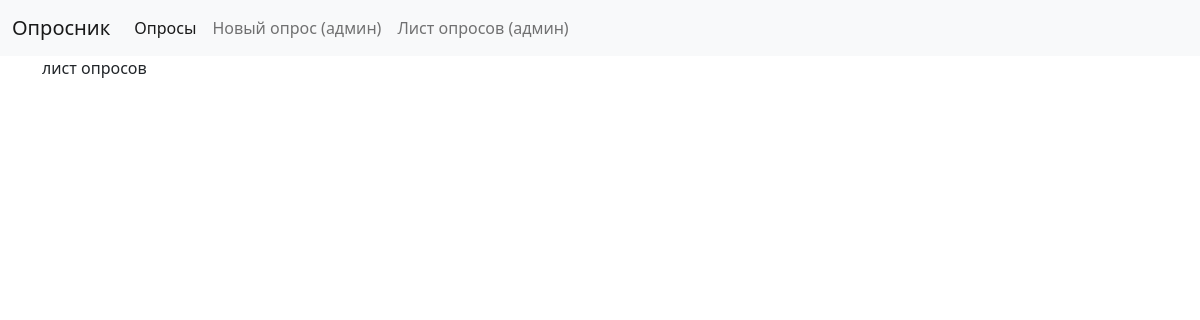
Before: /list_admin/ with the older database file.
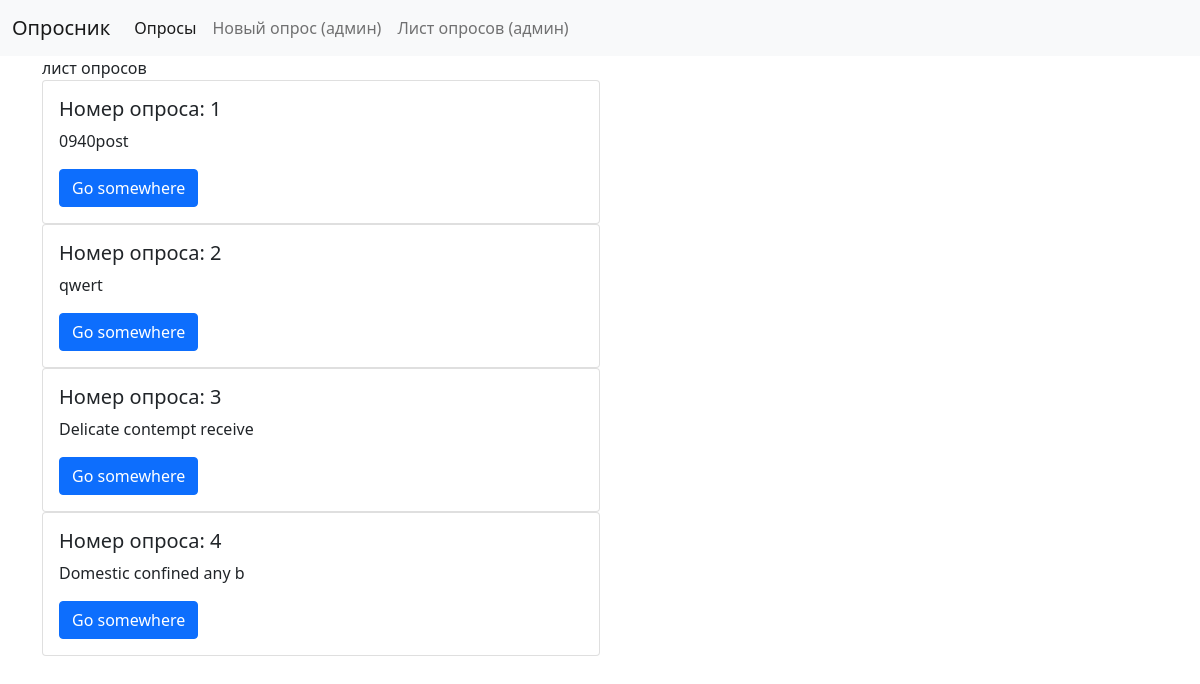
After: the same page with the newer database file.
### app/models.py (models this page shows)
class Opros(models.Model):
    creator = models.ForeignKey(User, related_name='user_id_like', on_delete=models.CASCADE)
    title = models.CharField(max_length=500)
    opisanie = models.CharField(max_length=900)
    date_of_start = models.DateTimeField(blank=True, null=True)
    date_of_end = models.DateTimeField(blank=True, null=True)
    blocked = models.BooleanField(default=False)
    def __str__(self):
        return f'{self.title}'

### app/views.py (the view)
# urls.py: path("list_admin/", views.list_admin, name="list_admin"),
def list_admin(request):
    all_opros = Opros.objects.all()
    return render(request, "app/list_admin.html", {
        "all_opros": all_opros,
    })

### app/templates/app/list_admin.html (shortened to what this page needs)
{% extends "app/layout.html" %}
{% block body %}
лист опросов <br>
    {% for opros in all_opros %}
        <div class="col-sm-6">
            <div class="card">
                <div class="card-body">
                    <h5 class="card-title">Номер опроса: {{opros.id}}</h5>
                    <p class="card-text">{{opros}}</p>
                    <a href="{% url 'opros_detailed' opros.id %}" class="btn btn-primary">Go somewhere</a>
                </div>
            </div>
        </div>
    {% endfor %}
    {% endblock %}

### app/templates/app/layout.html (shortened to what this page needs)
{% load static %}
<!DOCTYPE html>
<html lang="en">
<head>
    <link href="https://cdn.jsdelivr.net/npm/bootstrap@5.0.2/dist/css/bootstrap.min.css" rel="stylesheet">
    <link href="{% static 'styles.css' %}" rel="stylesheet">
</head>
<body>
    <nav class="navbar navbar-expand-lg navbar-light bg-light">
    <div class="container-fluid">
        <a class="navbar-brand" href="/">Опросник</a>
        <div class="collapse navbar-collapse" id="navbarNavAltMarkup">
        <div class="navbar-nav">
            <a class="nav-link active" aria-current="page" href="/">Опросы</a>
            <a class="nav-link" href="{% url 'new_opros' %}">Новый опрос (админ)</a>
            <a class="nav-link" href="{% url 'list_admin' %}">Лист опросов (админ)</a>
        </div>
        </div>
    </div>
    </nav>
    <div class="container">
        <div class="body">
            {% block body %}
            {% endblock %}
        </div>
    </div>
</body>
</html>

Changed rows visible on the page:
added Opros: id "1", title "0940post"
added Opros: id "2", title "qwert"
added Opros: id "3", title "Delicate contempt receive"
added Opros: id "4", title "Domestic confined any b"
